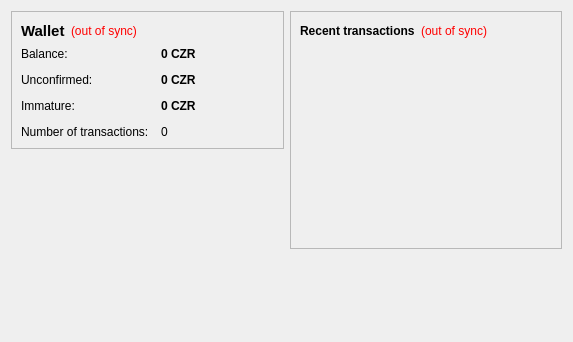
<?xml version="1.0" encoding="UTF-8"?>
<ui version="4.0">
 <class>OverviewPage</class>
 <widget class="QWidget" name="OverviewPage">
  <property name="geometry">
   <rect>
    <x>0</x>
    <y>0</y>
    <width>573</width>
    <height>342</height>
   </rect>
  </property>
  <property name="windowTitle">
   <string>Form</string>
  </property>
  <layout class="QHBoxLayout" name="horizontalLayout" stretch="1,1">
   <item>
    <layout class="QVBoxLayout" name="verticalLayout_2">
     <item>
      <widget class="QFrame" name="frame">
       <property name="frameShape">
        <enum>QFrame::StyledPanel</enum>
       </property>
       <property name="frameShadow">
        <enum>QFrame::Raised</enum>
       </property>
       <layout class="QVBoxLayout" name="verticalLayout_4">
        <item>
         <layout class="QHBoxLayout" name="horizontalLayout_4">
          <item>
           <widget class="QLabel" name="label_5">
            <property name="font">
             <font>
              <pointsize>11</pointsize>
              <weight>75</weight>
              <bold>true</bold>
             </font>
            </property>
            <property name="text">
             <string>Wallet</string>
            </property>
           </widget>
          </item>
          <item>
           <widget class="QLabel" name="labelWalletStatus">
            <property name="toolTip">
             <string>The displayed information may be out of date. Your wallet automatically synchronizes with the Czarcoin network after a connection is established, but this process has not completed yet.</string>
            </property>
            <property name="styleSheet">
             <string notr="true">QLabel { color: red; }</string>
            </property>
            <property name="text">
             <string notr="true">(out of sync)</string>
            </property>
            <property name="alignment">
             <set>Qt::AlignLeading|Qt::AlignLeft|Qt::AlignVCenter</set>
            </property>
           </widget>
          </item>
          <item>
           <spacer name="horizontalSpacer_2">
            <property name="orientation">
             <enum>Qt::Horizontal</enum>
            </property>
            <property name="sizeHint" stdset="0">
             <size>
              <width>40</width>
              <height>20</height>
             </size>
            </property>
           </spacer>
          </item>
         </layout>
        </item>
        <item>
         <layout class="QFormLayout" name="formLayout_2">
          <property name="fieldGrowthPolicy">
           <enum>QFormLayout::AllNonFixedFieldsGrow</enum>
          </property>
          <property name="horizontalSpacing">
           <number>12</number>
          </property>
          <property name="verticalSpacing">
           <number>12</number>
          </property>
          <item row="0" column="0">
           <widget class="QLabel" name="label">
            <property name="text">
             <string>Balance:</string>
            </property>
           </widget>
          </item>
          <item row="0" column="1">
           <widget class="QLabel" name="labelBalance">
            <property name="font">
             <font>
              <weight>75</weight>
              <bold>true</bold>
             </font>
            </property>
            <property name="cursor">
             <cursorShape>IBeamCursor</cursorShape>
            </property>
            <property name="toolTip">
             <string>Your current balance</string>
            </property>
            <property name="text">
             <string notr="true">0 CZR</string>
            </property>
            <property name="textInteractionFlags">
             <set>Qt::LinksAccessibleByMouse|Qt::TextSelectableByKeyboard|Qt::TextSelectableByMouse</set>
            </property>
           </widget>
          </item>
          <item row="1" column="0">
           <widget class="QLabel" name="label_3">
            <property name="text">
             <string>Unconfirmed:</string>
            </property>
           </widget>
          </item>
          <item row="1" column="1">
           <widget class="QLabel" name="labelUnconfirmed">
            <property name="font">
             <font>
              <weight>75</weight>
              <bold>true</bold>
             </font>
            </property>
            <property name="cursor">
             <cursorShape>IBeamCursor</cursorShape>
            </property>
            <property name="toolTip">
             <string>Total of transactions that have yet to be confirmed, and do not yet count toward the current balance</string>
            </property>
            <property name="text">
             <string notr="true">0 CZR</string>
            </property>
            <property name="textInteractionFlags">
             <set>Qt::LinksAccessibleByMouse|Qt::TextSelectableByKeyboard|Qt::TextSelectableByMouse</set>
            </property>
           </widget>
          </item>
          <item row="3" column="0">
           <widget class="QLabel" name="label_2">
            <property name="text">
             <string>Number of transactions:</string>
            </property>
           </widget>
          </item>
          <item row="3" column="1">
           <widget class="QLabel" name="labelNumTransactions">
            <property name="toolTip">
             <string>Total number of transactions in wallet</string>
            </property>
            <property name="text">
             <string notr="true">0</string>
            </property>
           </widget>
          </item>
          <item row="2" column="0">
           <widget class="QLabel" name="labelImmatureText">
            <property name="text">
             <string>Immature:</string>
            </property>
           </widget>
          </item>
          <item row="2" column="1">
           <widget class="QLabel" name="labelImmature">
            <property name="font">
             <font>
              <weight>75</weight>
              <bold>true</bold>
             </font>
            </property>
            <property name="toolTip">
             <string>Mined balance that has not yet matured</string>
            </property>
            <property name="text">
             <string notr="true">0 CZR</string>
            </property>
            <property name="textInteractionFlags">
             <set>Qt::LinksAccessibleByMouse|Qt::TextSelectableByKeyboard|Qt::TextSelectableByMouse</set>
            </property>
           </widget>
          </item>
         </layout>
        </item>
       </layout>
      </widget>
     </item>
     <item>
      <spacer name="verticalSpacer">
       <property name="orientation">
        <enum>Qt::Vertical</enum>
       </property>
       <property name="sizeHint" stdset="0">
        <size>
         <width>20</width>
         <height>40</height>
        </size>
       </property>
      </spacer>
     </item>
    </layout>
   </item>
   <item>
    <layout class="QVBoxLayout" name="verticalLayout_3">
     <item>
      <widget class="QFrame" name="frame_2">
       <property name="frameShape">
        <enum>QFrame::StyledPanel</enum>
       </property>
       <property name="frameShadow">
        <enum>QFrame::Raised</enum>
       </property>
       <layout class="QVBoxLayout" name="verticalLayout">
        <item>
         <layout class="QHBoxLayout" name="horizontalLayout_2">
          <item>
           <widget class="QLabel" name="label_4">
            <property name="text">
             <string>&lt;b&gt;Recent transactions&lt;/b&gt;</string>
            </property>
           </widget>
          </item>
          <item>
           <widget class="QLabel" name="labelTransactionsStatus">
            <property name="toolTip">
             <string>The displayed information may be out of date. Your wallet automatically synchronizes with the Czarcoin network after a connection is established, but this process has not completed yet.</string>
            </property>
            <property name="styleSheet">
             <string notr="true">QLabel { color: red; }</string>
            </property>
            <property name="text">
             <string notr="true">(out of sync)</string>
            </property>
            <property name="alignment">
             <set>Qt::AlignRight|Qt::AlignTrailing|Qt::AlignVCenter</set>
            </property>
           </widget>
          </item>
          <item>
           <spacer name="horizontalSpacer">
            <property name="orientation">
             <enum>Qt::Horizontal</enum>
            </property>
            <property name="sizeHint" stdset="0">
             <size>
              <width>40</width>
              <height>20</height>
             </size>
            </property>
           </spacer>
          </item>
         </layout>
        </item>
        <item>
         <widget class="QListView" name="listTransactions">
          <property name="styleSheet">
           <string notr="true">QListView { background: transparent; }</string>
          </property>
          <property name="frameShape">
           <enum>QFrame::NoFrame</enum>
          </property>
          <property name="verticalScrollBarPolicy">
           <enum>Qt::ScrollBarAlwaysOff</enum>
          </property>
          <property name="horizontalScrollBarPolicy">
           <enum>Qt::ScrollBarAlwaysOff</enum>
          </property>
          <property name="selectionMode">
           <enum>QAbstractItemView::NoSelection</enum>
          </property>
         </widget>
        </item>
       </layout>
      </widget>
     </item>
     <item>
      <spacer name="verticalSpacer_2">
       <property name="orientation">
        <enum>Qt::Vertical</enum>
       </property>
       <property name="sizeHint" stdset="0">
        <size>
         <width>20</width>
         <height>40</height>
        </size>
       </property>
      </spacer>
     </item>
    </layout>
   </item>
  </layout>
 </widget>
 <resources/>
 <connections/>
</ui>
